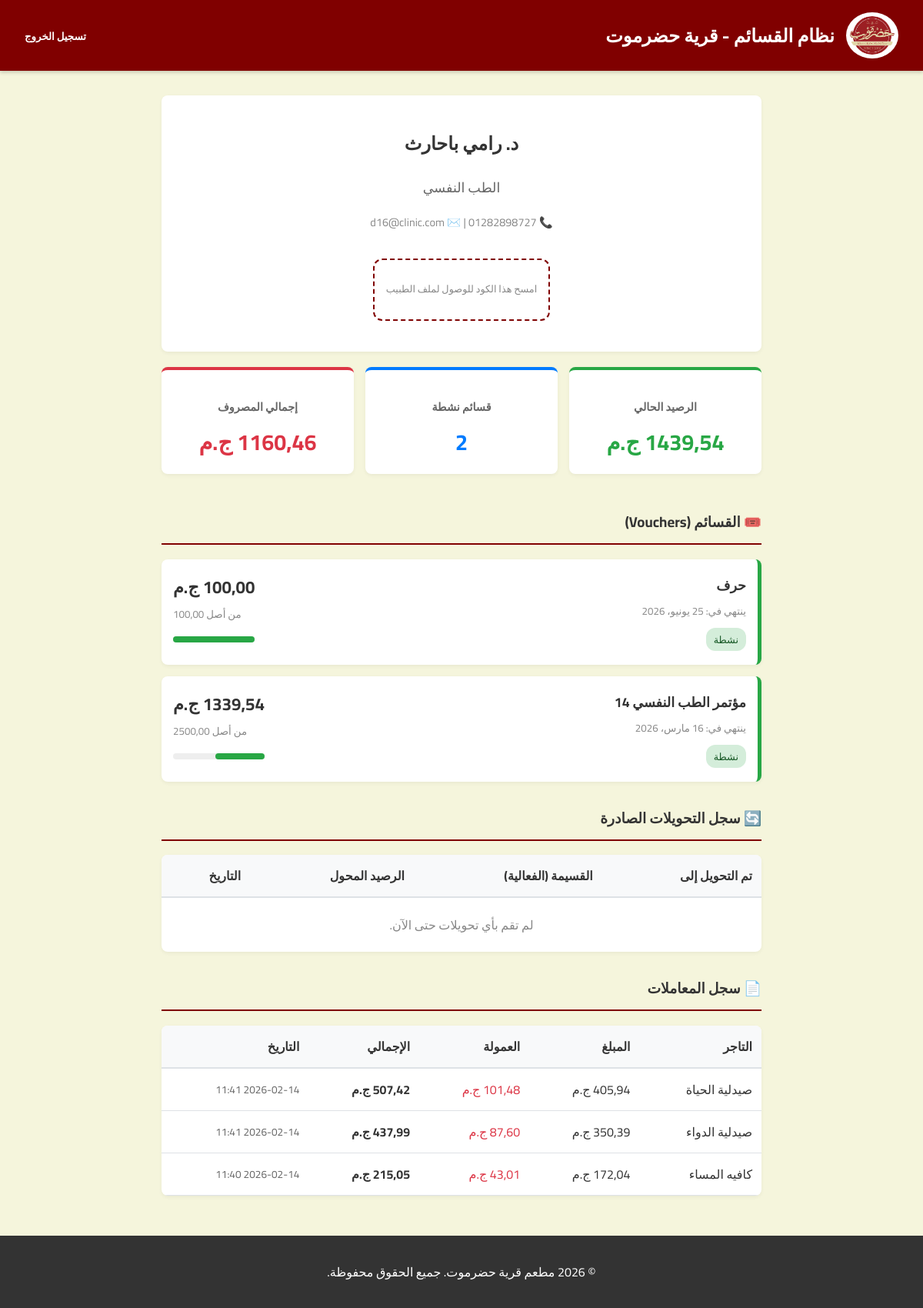
/ar/doctor/18/ (signed in), run on the app's committed database.
### accounts/models.py (models this page shows, shortened)
class Doctor(models.Model):
    user = models.OneToOneField(User, on_delete=models.CASCADE, related_name='doctor_profile', verbose_name=_('User'))
    name = models.CharField(_('Name'), max_length=255)
    phone = models.CharField(_('Phone'), max_length=20, unique=True)
    email = models.EmailField(_('Email'), unique=True)
    specialty = models.ForeignKey(Specialty, on_delete=models.SET_NULL, null=True, blank=True, verbose_name=_('Specialty'))
    qr_code = models.CharField(_('QR Code'), max_length=255, blank=True, null=True) # URL or path
    created_at = models.DateTimeField(_('Created At'), auto_now_add=True)
    updated_at = models.DateTimeField(_('Updated At'), auto_now=True)
    class Meta:
        verbose_name = _('Doctor')
        verbose_name_plural = _('Doctors')

class Specialty(models.Model):
    name = models.CharField(_('Name'), max_length=100, unique=True)
    class Meta:
        verbose_name = _('Specialty')
        verbose_name_plural = _('Specialties')
    def __str__(self):
        return self.name

class Vendor(models.Model):
    class VendorRoles(models.TextChoices):
        ADMIN = 'ADMIN', _('Vendor Admin')
        CASHIER = 'CASHIER', _('Vendor Cashier')
    user = models.OneToOneField(User, on_delete=models.CASCADE, related_name='vendor_profile', verbose_name=_('User'))
    name = models.CharField(_('Name'), max_length=255, unique=True)
    contact_person = models.CharField(_('Contact Person'), max_length=255)
    phone = models.CharField(_('Phone'), max_length=20)
    email = models.EmailField(_('Email'))
    address = models.TextField(_('Address'))
    category = models.CharField(_('Category'), max_length=100) # e.g. Supermarket, Restaurant
    role = models.CharField(
        _('Role'), max_length=20, choices=VendorRoles.choices, default=VendorRoles.ADMIN,
        help_text=_('Vendor Admin has full access, Cashier can only process transactions via QR scan')
    )
    parent_vendor = models.ForeignKey(
        'self', on_delete=models.CASCADE, null=True, blank=True,
        related_name='cashiers', verbose_name=_('Parent Vendor'),
        help_text=_('If this is a cashier, specify the parent vendor it belongs to')
    )
    has_management_fee = models.BooleanField(_('Has Management Fee'), default=True)
    is_active = models.BooleanField(_('Is Active'), default=True)
    created_at = models.DateTimeField(_('Created At'), auto_now_add=True)
    updated_at = models.DateTimeField(_('Updated At'), auto_now=True)
    class Meta:
        verbose_name = _('Vendor')
        verbose_name_plural = _('Vendors')

### events/models.py (models this page shows, shortened)
class Voucher(models.Model):
    doctor = models.ForeignKey('accounts.Doctor', on_delete=models.CASCADE, related_name='vouchers', verbose_name=_('Doctor'))
    event = models.ForeignKey(Event, on_delete=models.CASCADE, related_name='vouchers', verbose_name=_('Event'), null=True, blank=True)
    company = models.ForeignKey('core.PharmaceuticalCompany', on_delete=models.SET_NULL, verbose_name=_('Company'), null=True, blank=True)
    initial_value = models.DecimalField(_('Initial Value'), max_digits=10, decimal_places=2)
    current_balance = models.DecimalField(_('Current Balance'), max_digits=10, decimal_places=2)
    issue_date = models.DateField(_('Issue Date'), auto_now_add=True)
    expiry_date = models.DateField(_('Expiry Date'))
    is_active = models.BooleanField(_('Is Active'), default=True)
    notes = models.TextField(_('Notes'), blank=True, null=True)
    created_at = models.DateTimeField(_('Created At'), auto_now_add=True)
    updated_at = models.DateTimeField(_('Updated At'), auto_now=True)
    class Meta:
        verbose_name = _('Voucher')
        verbose_name_plural = _('Vouchers')

class Event(models.Model):
    class PaymentTypes(models.TextChoices):
        CASH = 'CASH', _('Cash')
        DEFERRED = 'DEFERRED', _('Deferred')
    name = models.CharField(_('Name'), max_length=255)
    date = models.DateField(_('Date'))
    company = models.ForeignKey('core.PharmaceuticalCompany', on_delete=models.CASCADE, verbose_name=_('Company'))
    payment_type = models.CharField(_('Payment Type'), max_length=10, choices=PaymentTypes.choices, default=PaymentTypes.DEFERRED)
    voucher_value = models.DecimalField(_('Voucher Value'), max_digits=10, decimal_places=2)
    voucher_expiry_days = models.IntegerField(_('Voucher Expiry Days'), default=90)
    doctors = models.ManyToManyField('accounts.Doctor', related_name='events', blank=True, verbose_name=_('Doctors'))
    delegates = models.ManyToManyField('accounts.Delegate', related_name='events', blank=True, verbose_name=_('Delegates'))
    specialties = models.ManyToManyField('accounts.Specialty', related_name='events', blank=True, verbose_name=_('Specialties'))
    notes = models.TextField(_('Notes'), blank=True, null=True)
    created_at = models.DateTimeField(_('Created At'), auto_now_add=True)
    updated_at = models.DateTimeField(_('Updated At'), auto_now=True)
    class Meta:
        verbose_name = _('Event')
        verbose_name_plural = _('Events')

### core/models.py (models this page shows, shortened)
class Transaction(models.Model):
    vouchers = models.ManyToManyField('events.Voucher', related_name='transactions', verbose_name=_('Vouchers'))
    vendor = models.ForeignKey('accounts.Vendor', on_delete=models.PROTECT, verbose_name=_('Vendor'))
    doctor = models.ForeignKey('accounts.Doctor', on_delete=models.PROTECT, verbose_name=_('Doctor'))
    created_by = models.ForeignKey('accounts.User', on_delete=models.PROTECT, verbose_name=_('Created By'), related_name='transactions_created', null=True, blank=True)
    amount_spent = models.DecimalField(_('Amount Spent'), max_digits=10, decimal_places=2)
    management_fee_percentage = models.DecimalField(_('Management Fee Percentage'), max_digits=5, decimal_places=2, default=25.00)
    management_fee_amount = models.DecimalField(_('Management Fee Amount'), max_digits=10, decimal_places=2)
    total_deducted = models.DecimalField(_('Total Deducted'), max_digits=10, decimal_places=2)
    transaction_date = models.DateTimeField(_('Transaction Date'), auto_now_add=True)
    items_description = models.TextField(_('Items Description'), blank=True)
    invoice_number = models.CharField(_('Invoice Number'), max_length=100, unique=True)
    settlement = models.ForeignKey(
        VendorSettlement,
        on_delete=models.SET_NULL,
        null=True,
        blank=True,
        related_name='transactions',
        verbose_name=_('Settlement')
    )
    class Meta:
        verbose_name = _('Transaction')
        verbose_name_plural = _('Transactions')

### core/views.py (the view, shortened to what this page needs)
# urls.py: path('doctor/<int:pk>/', DoctorProfileView.as_view(), name='doctor_profile'),
class DoctorProfileView(LoginRequiredMixin, DetailView):
    model = Doctor
    template_name = 'core/doctor_profile.html'
    context_object_name = 'doctor'
    def dispatch(self, request, *args, **kwargs):
        user = request.user
        doctor_to_view = self.get_object()
        if user.is_superuser or user.is_staff:
            return super().dispatch(request, *args, **kwargs)
    def get_context_data(self, **kwargs):
        context = super().get_context_data(**kwargs)
        vouchers = self.object.vouchers.all().order_by('-expiry_date')
        active_vouchers = vouchers.filter(is_active=True)
        context['vouchers'] = vouchers
        context['total_balance'] = active_vouchers.aggregate(Sum('current_balance'))['current_balance__sum'] or Decimal('0.00')
        context['active_vouchers_count'] = active_vouchers.count()
        context['expired_vouchers_count'] = vouchers.filter(is_active=False).count()
        context['transactions'] = Transaction.objects.filter(doctor=self.object).order_by('-transaction_date')
        context['total_spent'] = Transaction.objects.filter(doctor=self.object).aggregate(
            total=Sum('total_deducted'))['total'] or Decimal('0.00')
        context['transfers_made'] = self.object.transfers_made.all().order_by('-transfer_date')
        return context

### templates/core/doctor_profile.html (shortened to what this page needs)
{% extends "base.html" %}
{% block content %}
<div style="max-width: 800px; margin: 0 auto; padding: 0 10px; box-sizing: border-box;">
    <div class="card" style="text-align: center; margin-bottom: 20px; position: relative;">
        <h2 style="margin-bottom: 5px;">{{ doctor.name }}</h2>
        <p style="color: #666; font-size: 1.1rem; margin-bottom: 15px;">{{ doctor.specialty }}</p>
        <p style="color: #888; font-size: 0.9rem;">📞 {{ doctor.phone }} | ✉️ {{ doctor.email }}</p>
        <div style="margin: 20px auto; padding: 15px; background: #fff; border: 2px dashed #800000; border-radius: 12px; display: inline-block;">
            <p style="margin-top: 10px; font-size: 0.8rem; color: #888;">امسح هذا الكود للوصول لملف الطبيب</p>
        </div>
    </div>
    <div class="stats-container">
        <div class="card stat-card" style="border-top: 4px solid #28a745;">
            <h4 style="color: #666; margin-bottom: 5px; font-size: 0.9rem;">الرصيد الحالي</h4>
            <p style="font-size: 1.8rem; font-weight: bold; color: #28a745; margin: 0;">{{ total_balance|floatformat:2 }} ج.م</p>
        </div>
        <div class="card stat-card" style="border-top: 4px solid #007bff;">
            <h4 style="color: #666; margin-bottom: 5px; font-size: 0.9rem;">قسائم نشطة</h4>
            <p style="font-size: 1.8rem; font-weight: bold; color: #007bff; margin: 0;">{{ active_vouchers_count }}</p>
        </div>
        <div class="card stat-card" style="border-top: 4px solid #dc3545;">
            <h4 style="color: #666; margin-bottom: 5px; font-size: 0.9rem;">إجمالي المصروف</h4>
            <p style="font-size: 1.8rem; font-weight: bold; color: #dc3545; margin: 0;">{{ total_spent|floatformat:2 }} ج.م</p>
        </div>
    </div>
    <div style="margin-bottom: 30px;">
        <h3 style="border-bottom: 2px solid #800000; padding-bottom: 10px;">🎟️ القسائم (Vouchers)</h3>
        {% for voucher in vouchers %}
        <div class="card voucher-card" style="border-right: 5px solid {% if voucher.is_active %}#28a745{% else %}#dc3545{% endif %};">
            <div class="voucher-left">
                <strong style="font-size: 1.1rem; display: block; margin-bottom: 5px;">{{ voucher.event.name }}</strong>
                <small style="color: #888; display: block; margin-bottom: 8px;">ينتهي في: {{ voucher.expiry_date }}</small>
                {% if voucher.is_active %}
                    <span style="background: #d4edda; color: #155724; padding: 3px 10px; border-radius: 12px; font-size: 0.8rem; display: inline-block;">نشطة</span>
                {% else %}
                    <span style="background: #f8d7da; color: #721c24; padding: 3px 10px; border-radius: 12px; font-size: 0.8rem; display: inline-block;">منتهية</span>
                {% endif %}
            </div>
            <div class="voucher-right">
                <span style="font-size: 1.4rem; font-weight: bold; display: block; margin-bottom: 2px;">{{ voucher.current_balance|floatformat:2 }} ج.م</span>
                <small style="color: #888; display: block; margin-bottom: 8px;">من أصل {{ voucher.initial_value|floatformat:2 }}</small>
                <div style="display: inline-block; width: 100%; max-width: 150px; height: 8px; background: #eee; border-radius: 4px; margin-top: 5px; margin-bottom: 5px;">
                    {% widthratio voucher.current_balance voucher.initial_value 100 as pct %}
                    <div style="width: {% widthratio voucher.current_balance voucher.initial_value 100 %}%; height: 100%; background: {% if voucher.is_active %}#28a745{% else %}#dc3545{% endif %}; border-radius: 4px;"></div>
                </div>
            </div>
        </div>
        {% empty %}
        <p style="text-align: center; color: #888; padding: 20px;">لا توجد قسائم.</p>
        {% endfor %}
    </div>
    <div style="margin-bottom: 30px;">
        <h3 style="border-bottom: 2px solid #800000; padding-bottom: 10px;">🔄 سجل التحويلات الصادرة</h3>
        <div class="card" style="padding: 0; overflow: hidden;">
            <div class="table-responsive">
                <table style="width: 100%; border-collapse: collapse; min-width: 500px;">
                    <thead>
                        <tr style="background: #f8f9fa; border-bottom: 2px solid #dee2e6;">
                            <th style="padding: 12px; text-align: right;">تم التحويل إلى</th>
                            <th style="padding: 12px; text-align: right;">القسيمة (الفعالية)</th>
                            <th style="padding: 12px; text-align: right;">الرصيد المحول</th>
                            <th style="padding: 12px; text-align: right;">التاريخ</th>
                        </tr>
                    </thead>
                    <tbody>
                        {% for transfer in transfers_made %}
                        <tr style="border-bottom: 1px solid #dee2e6;">
                            <td style="padding: 12px; font-weight: bold; color: #007bff;">د. {{ transfer.to_doctor.name }}</td>
                            <td style="padding: 12px;">{{ transfer.voucher.event.name }}</td>
                            <td style="padding: 12px;">{{ transfer.voucher.current_balance|floatformat:2 }} ج.م</td>
                            <td style="padding: 12px; font-size: 0.85rem; color: #666;">{{ transfer.transfer_date|date:"Y-m-d H:i" }}</td>
                        </tr>
                        {% empty %}
                        <tr>
                            <td colspan="4" style="padding: 20px; text-align: center; color: #888;">لم تقم بأي تحويلات حتى الآن.</td>
                        </tr>
                        {% endfor %}
                    </tbody>
                </table>
            </div>
        </div>
    </div>
    <div>
        <h3 style="border-bottom: 2px solid #800000; padding-bottom: 10px;">📄 سجل المعاملات</h3>
        <div class="card" style="padding: 0; overflow: hidden;">
            <div class="table-responsive">
                <table style="width: 100%; border-collapse: collapse; min-width: 500px;">
                    <thead>
                        <tr style="background: #f8f9fa; border-bottom: 2px solid #dee2e6;">
                            <th style="padding: 12px; text-align: right;">التاجر</th>
                            <th style="padding: 12px; text-align: right;">المبلغ</th>
                            <th style="padding: 12px; text-align: right;">العمولة</th>
                            <th style="padding: 12px; text-align: right;">الإجمالي</th>
                            <th style="padding: 12px; text-align: right;">التاريخ</th>
                        </tr>
                    </thead>
                    <tbody>
                        {% for trx in transactions %}
                        <tr style="border-bottom: 1px solid #dee2e6;">
                            <td style="padding: 12px;">{{ trx.vendor.name }}</td>
                            <td style="padding: 12px;">{{ trx.amount_spent|floatformat:2 }} ج.م</td>
                            <td style="padding: 12px; color: #dc3545;">{{ trx.management_fee_amount|floatformat:2 }} ج.م</td>
                            <td style="padding: 12px; font-weight: bold;">{{ trx.total_deducted|floatformat:2 }} ج.م</td>
                            <td style="padding: 12px; font-size: 0.85rem; color: #666;">{{ trx.transaction_date|date:"Y-m-d H:i" }}</td>
                        </tr>
                        {% empty %}
                        <tr>
                            <td colspan="5" style="padding: 20px; text-align: center; color: #888;">لا توجد معاملات.</td>
                        </tr>
                        {% endfor %}
                    </tbody>
                </table>
            </div>
        </div>
    </div>
</div>
{% endblock %}

### data on the page
Doctor: name "د. رامي باحارث", specialty "الطب النفسي", email "d16@clinic.com"
Voucher: event.name "حرف", expiry_date "25 يونيو، 2026", is_active "نشطة", current_balance "100,00", initial_value "100,00"
Voucher: event.name "مؤتمر الطب النفسي 14", expiry_date "16 مارس، 2026", is_active "نشطة", current_balance "1339,54", initial_value "2500,00"
Transaction: vendor.name "كافيه المساء", amount_spent "172,04", management_fee_amount "43,01", total_deducted "215,05", transaction_date "2026-02-14 11:40"

### other printed values
{{ total_balance|floatformat:2 }} "1439,54"
{{ active_vouchers_count }} "2"
{{ total_spent|floatformat:2 }} "1160,46"
